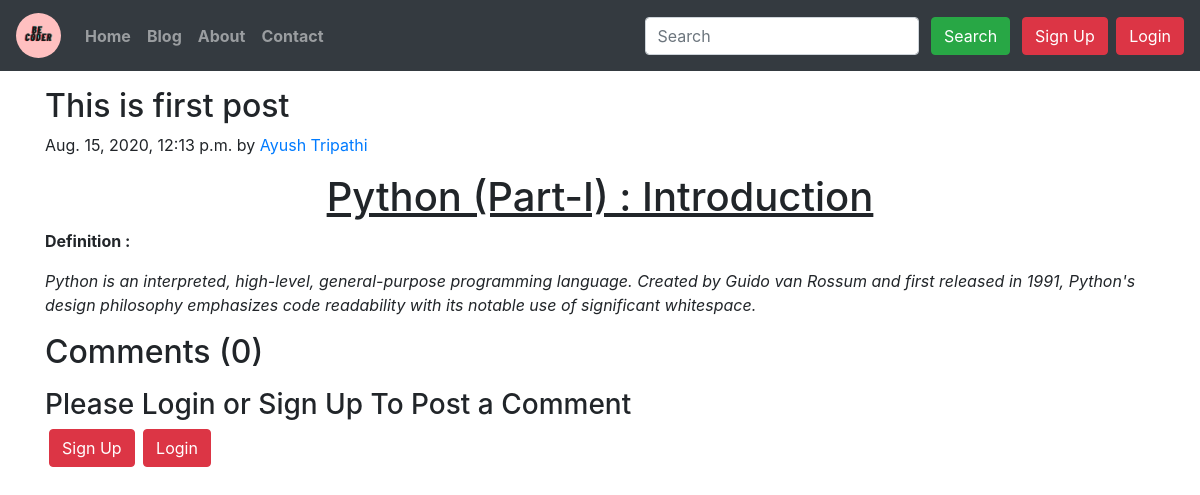
The app's page /blog/this-is-first-post with its own data.
### blog/models.py (models this page shows, shortened)
class Post(models.Model):
    sno = models.AutoField(primary_key=True)
    title = models.CharField(max_length=255)
    author = models.CharField(max_length=90)
    slug = models.CharField(max_length=130)
    content = models.TextField()
    timestamp = models.DateTimeField(blank=True)

### blog/views.py (the view)
# urls.py: path('<str:slug>', views.blogPost, name='blogPost'),
def blogPost(request, slug):
    post = Post.objects.filter(slug=slug).first()
    comments = BlogComment.objects.filter(post=post, parent=None)
    replies = BlogComment.objects.filter(post=post).exclude(parent=None)
    replyDict = {}
    for reply in replies :
        if reply.parent.sno not in replyDict.keys():
            replyDict[reply.parent.sno] = [reply]
        else:
            replyDict[reply.parent.sno].append(reply)
    context = {'post': post, 'comments': comments, 'replyDict': replyDict}
    return render(request, 'blog/blogPost.html', context)

### templates/blog/blogPost.html (shortened to what this page needs)
{% extends 'base.html' %}
{% load extras %}
{% load humanize %}
{% block body %}
<div class="container my-3">
       <h2 class="blog-post-title">{{post.title}}</h2>
       <p class="blog-post-meta">{{post.timestamp}} by <a href="/about">{{post.author}}</a></p>
       <p>{{post.content|safe}}</p>
</div>
<div class="container">
       <h2>Comments ({{comments.count}})</h2>
       {% if user.is_authenticated %}
       <div class="my-3">
       <form action="/blog/postComment" method="post">
              {% csrf_token %}
              <div class="form-group">
                     <label for="comment">Post a Comment</label>
                     <input type="text" class="form-control ml-1" name="comment" aria-describedby="comment"
                            placeholder="Enter Your Comment Here">
                     <input type="hidden" name="sno" value="{{comment.sno}}">
              </div>
              <input type="hidden" name="postSno" value="{{post.sno}}">
              <input type="hidden" name="parentSno" value="{{comment.sno}}">
              <button type="submit" class="btn btn-primary ml-1">Submit</button>
       </form>
       </div>
       {% else %}
     <div class="my-3">
       <h3>Please Login or Sign Up To Post a Comment</h3>
      <button type="button" class="btn btn-danger ml-1" data-toggle="modal" data-target="#SignupModal">
        Sign Up
      </button>
      <button type="button" class="btn btn-danger ml-1" data-toggle="modal" data-target="#LoginModal">
        Login
      </button>
       </div>
       {% endif %}
    </div>
{% endblock body %}

### templates/base.html (shortened to what this page needs)
<!doctype html>
<html lang="en">
<head>
  <link rel="stylesheet" href="https://stackpath.bootstrapcdn.com/bootstrap/4.5.0/css/bootstrap.min.css"
>
</head>
<body>
  <nav class="navbar navbar-expand-lg navbar-dark bg-dark">
    <a class="navbar-brand" href="/">
    <img src="/static/img/logo.png" width="45" height="45" alt="logo" loading="lazy">
      </a>
    <div class="collapse navbar-collapse" id="navbarSupportedContent">
      <ul class="navbar-nav mr-auto">
        <li class="nav-item  font-weight-bold {% block homeactive %}{% endblock homeactive %}">
          <a class="nav-link" href="/">Home<span class="sr-only">(current)</span></a>
        </li>
        <li class="nav-item font-weight-bold {% block blogactive %}
      {% endblock blogactive %}">
          <a class="nav-link" href="/blog">Blog</a>
        </li>
        <li class="nav-item font-weight-bold {% block aboutactive %}
      {% endblock aboutactive %}">
          <a class="nav-link" href="/about">About</a>
        </li>
        <li class="nav-item font-weight-bold {% block contactactive %}
      {% endblock contactactive %}">
          <a class="nav-link" href="/contact">Contact</a>
        </li>
      </ul>
      <div class="ml-auto form-inline">
      <form class="my-2 my-lg-0" method="get" action="/search">
        <input class="form-control mr-sm-2" type="search" placeholder="Search" aria-label="Search" name="query"
          id="query">
        <button class="btn btn-success mr-2 my-2 my-sm-0" type="submit">Search</button>
      </form>
      {% if user.is_authenticated %}
      <ul class="navbar-nav mr-2">
        <li class="nav-item dropdown">
        <a class="nav-link dropdown-toggle" href="#" id="navbarDropdown" role="button" data-toggle="dropdown" aria-haspopup="true" aria-expanded="false">
          Welcome, {{request.user}}
        </a>
        <div class="dropdown-menu" aria-labelledby="navbarDropdown">
          <a class="dropdown-item" href="/logout">Logout</a>
        </div>
      </li>
      </ul>
      {% else %}
      <div>
      <button type="button" class="btn btn-danger ml-1" data-toggle="modal" data-target="#SignupModal">
        Sign Up
      </button>
      <button type="button" class="btn btn-danger ml-1" data-toggle="modal" data-target="#LoginModal">
        Login
      </button>
      </div>
      {% endif %}
      </div>
    </div>
  </nav>
  {% block body %}
  {% endblock body %}
</body>
</html>

### templates/blog/blogPost.html (style rules this page uses)
img { background: #ffc0c0; padding:7px; border-radius: 80%; }

### records on screen
Post: title "This is first post", timestamp "Aug. 15, 2020, 12:13 p.m.", author "Ayush Tripathi", content "Python (Part-I) : Introduction Definition : Python is an interpreted, high-level, general-purpose programming language. Created by Guido van Rossum and first released in 1991, Python's design philosophy emphasizes code readability with its notable use of significant whitespace."

### other values on screen
{{ comments.count }} "0"
